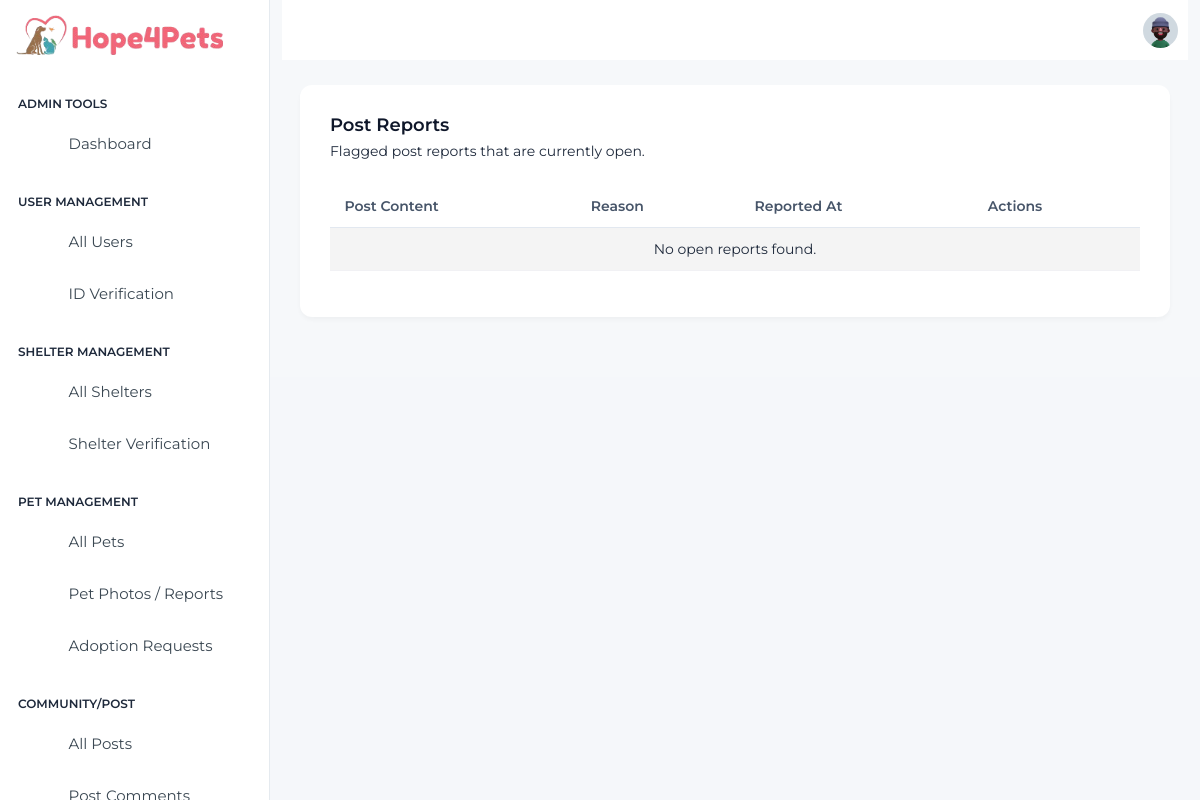
/admin/views/Post/post-reports.php (signed in), run on an earlier commit of the app's database.
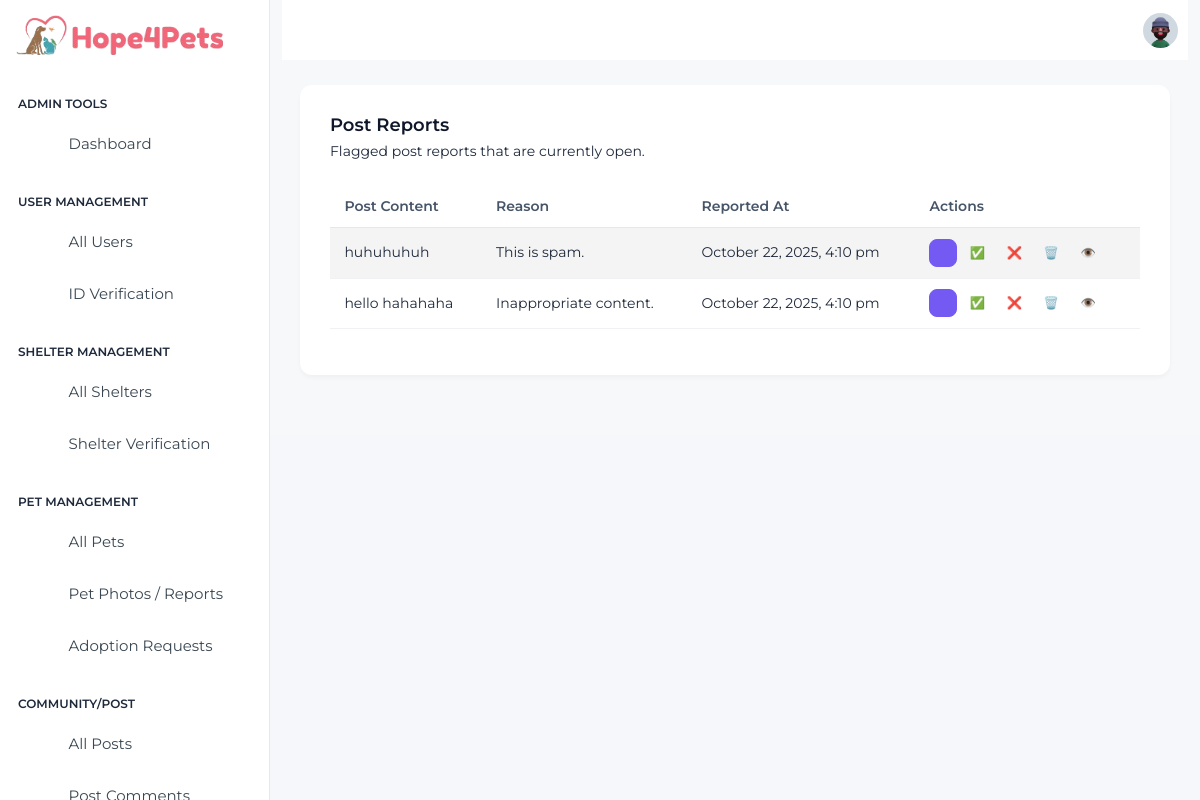
And on a later commit of the database.
### tables this page shows
CREATE TABLE `post_reports` (
  `id` bigint(20) UNSIGNED NOT NULL,
  `reporter_id` bigint(20) UNSIGNED DEFAULT NULL,
  `post_id` bigint(20) UNSIGNED NOT NULL,
  `reason` varchar(255) DEFAULT NULL,
  `status` enum('open','resolved','dismissed') DEFAULT 'open',
  `created_at` timestamp NOT NULL DEFAULT current_timestamp(),
  `handled_by` bigint(20) UNSIGNED DEFAULT NULL,
  `handled_at` timestamp NULL DEFAULT NULL
);

CREATE TABLE `posts` (
  `id` bigint(20) UNSIGNED NOT NULL,
  `user_id` bigint(20) UNSIGNED NOT NULL,
  `pet_id` bigint(20) UNSIGNED DEFAULT NULL,
  `content` text DEFAULT NULL,
  `created_at` timestamp NOT NULL DEFAULT current_timestamp()
);

### controllers/BaseController.php (called while the page is built, shortened)
<?php
require_once __DIR__ . '/../config/db-connection/db_connection.php';
abstract class BaseController {
    protected static ?mysqli $conn = null;
    protected static function db(): mysqli {
        if (self::$conn === null) {
            global $conn;
            self::$conn = $conn;
        }
        return self::$conn;
    }
    protected static function fetchAll(string $sql, string $types = '', array $params = []): array {
        $mysqli = self::db();
        try {
            if ($types !== '' && !empty($params)) {
                $stmt = $mysqli->prepare($sql);
                $stmt->bind_param($types, ...$params);
                $stmt->execute();
                $result = $stmt->get_result();
                $rows = $result ? $result->fetch_all(MYSQLI_ASSOC) : [];
                return $rows;
            }
            $result = $mysqli->query($sql);
            $rows = $result->fetch_all(MYSQLI_ASSOC);
            return $rows;
        } catch (mysqli_sql_exception $e) {
            error_log('DB error in fetchAll: ' . $e->getMessage() . ' -- SQL: ' . $sql);
            return [];
        }
    }
}

### admin/controllers/Post/post-reports-controller.php (called while the page is built, shortened)
<?php
require_once __DIR__ . '/../../../controllers/BaseController.php';
class PostReportsController extends BaseController {
    public static function listOpen(int $limit = 100): array {
        $sql = "SELECT pr.id, pr.post_id, pr.reporter_id, pr.reason, pr.status, pr.created_at, p.content
                FROM post_reports pr JOIN posts p ON p.id = pr.post_id
                WHERE pr.status = 'open' ORDER BY pr.created_at DESC LIMIT ?";
        return self::fetchAll($sql, 'i', [$limit]);
    }
}
?>

### admin/views/Post/post-reports.php (the view, shortened to what this page needs)
<?php
include dirname(__DIR__, 2) . '/controllers/Post/post-reports-controller.php';
$reports = PostReportsController::listOpen();
?>
<?php
include dirname(__DIR__, 2) . '/sidebar.php';
?>
<div class="body-wrapper">
    <?php include dirname(__DIR__, 2) . '/header.php'; ?>
    <div class="container-fluid">
        <div class="card">
            <div class="card-body">
                <h5 class="card-title">Post Reports</h5>
                <p class="card-subtitle mb-4">Flagged post reports that are currently open.</p>
                <div class="table-responsive">
                    <table class="table table-striped">
                        <thead>
                            <tr>
                                <th scope="col">Post Content</th>
                                <th scope="col">Reason</th>
                                <th scope="col">Reported At</th>
                                <th scope="col">Actions</th>
                            </tr>
                        </thead>
                        <tbody>
                            <?php if (empty($reports)) : ?>
                                <tr>
                                    <td colspan="4" class="text-center">No open reports found.</td>
                                </tr>
                            <?php else : ?>
                                <?php foreach ($reports as $report) : ?>
                                    <tr>
                                        <td><?php echo htmlspecialchars(substr($report['content'], 0, 50)) . (strlen($report['content']) > 50 ? '...' : ''); ?></td>
                                        <td><?php echo htmlspecialchars($report['reason']); ?></td>
                                        <td><?php echo date('F j, Y, g:i a', strtotime($report['created_at'])); ?></td>
                                        <td>
                                            <form method="POST" action="" class="d-inline">
                                                <a href="/Hope4PetsOnlinePetAdoptionandRehomingSystem/public-users/views/PostView.php?id=<?php echo $report['post_id']; ?>" class="btn btn-sm btn-info" target="_blank" title="View Post">
                                                    <i class="ti ti-eye"></i>
                                                </a>
                                                <button type="submit" name="action" value="approve" class="btn btn-sm" title="Approve Content (Dismiss Report)">✅</button>
                                                <button type="submit" name="action" value="reject" class="btn btn-sm" title="Dismiss Report">❌</button>
                                                <button type="submit" name="action" value="delete_post" class="btn btn-sm" title="Delete Post" onclick="return confirm('Are you sure you want to permanently delete this post?');">🗑️</button>
                                                <button type="submit" name="action" value="hide_post" class="btn btn-sm" title="Hide Post" onclick="return confirm('Are you sure you want to hide this post from public view?');">👁️</button>
                                            </form>
                                        </td>
                                    </tr>
                                <?php endforeach; ?>
                            <?php endif; ?>
                        </tbody>
                    </table>
                </div>
            </div>
        </div>
    </div>
    <?php include dirname(__DIR__, 2) . '/footer.php'; ?>

What changed in the data, as far as the page shows it:
added post_reports: post.content "huhuhuhuh", reason "This is spam.", created_at "October 22, 2025, 4:10 pm"
added post_reports: post.content "hello hahahaha", reason "Inappropriate content.", created_at "October 22, 2025, 4:10 pm"
Also different on the page:
text no longer shown: "No open reports found."
